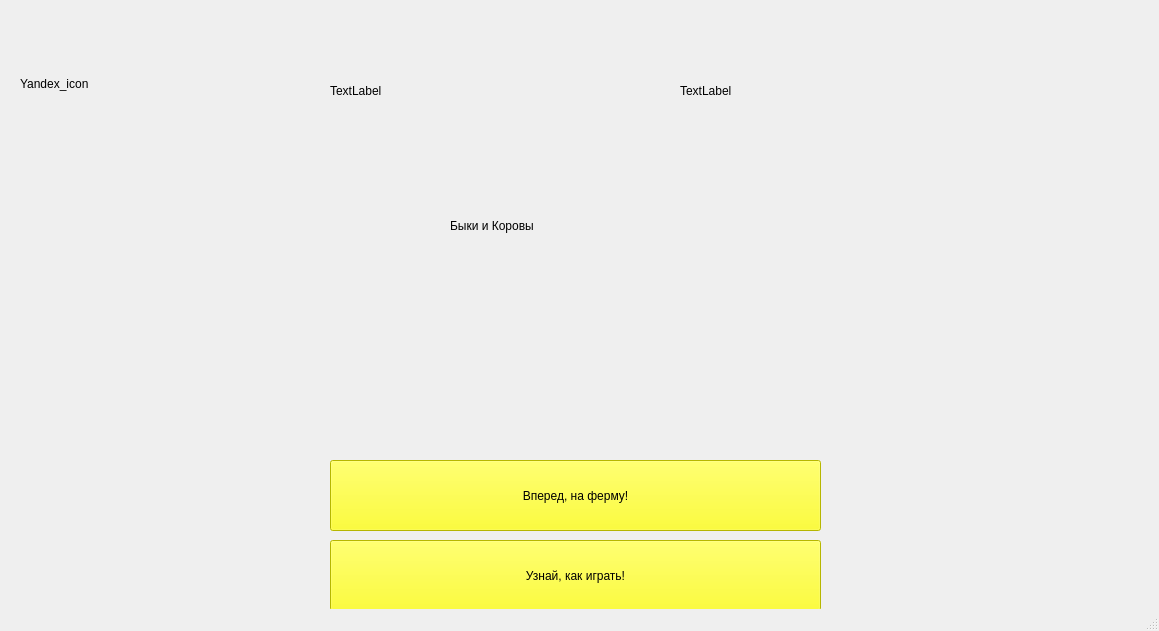
<?xml version="1.0" encoding="UTF-8"?>
<ui version="4.0">
 <class>menu_window</class>
 <widget class="QMainWindow" name="menu_window">
  <property name="geometry">
   <rect>
    <x>0</x>
    <y>0</y>
    <width>1159</width>
    <height>631</height>
   </rect>
  </property>
  <property name="windowTitle">
   <string>MainWindow</string>
  </property>
  <property name="autoFillBackground">
   <bool>false</bool>
  </property>
  <property name="styleSheet">
   <string notr="true"/>
  </property>
  <property name="animated">
   <bool>true</bool>
  </property>
  <widget class="QWidget" name="centralwidget">
   <widget class="QPushButton" name="play_btn">
    <property name="geometry">
     <rect>
      <x>330</x>
      <y>460</y>
      <width>491</width>
      <height>71</height>
     </rect>
    </property>
    <property name="styleSheet">
     <string notr="true">background-color: rgb(255, 255, 0);
font: 16pt &quot;Comic Sans MS&quot;;</string>
    </property>
    <property name="text">
     <string>Вперед, на ферму!</string>
    </property>
   </widget>
   <widget class="QPushButton" name="how_to_play_btn">
    <property name="geometry">
     <rect>
      <x>330</x>
      <y>540</y>
      <width>491</width>
      <height>71</height>
     </rect>
    </property>
    <property name="styleSheet">
     <string notr="true">background-color: rgb(255, 255, 0);
font: 16pt &quot;Comic Sans MS&quot;;</string>
    </property>
    <property name="text">
     <string>Узнай, как играть!</string>
    </property>
   </widget>
   <widget class="QLabel" name="Yandex_icon">
    <property name="geometry">
     <rect>
      <x>20</x>
      <y>20</y>
      <width>128</width>
      <height>128</height>
     </rect>
    </property>
    <property name="text">
     <string>Yandex_icon</string>
    </property>
   </widget>
   <widget class="QLabel" name="bull_img">
    <property name="geometry">
     <rect>
      <x>330</x>
      <y>20</y>
      <width>141</width>
      <height>141</height>
     </rect>
    </property>
    <property name="text">
     <string>TextLabel</string>
    </property>
   </widget>
   <widget class="QLabel" name="cow_img">
    <property name="geometry">
     <rect>
      <x>680</x>
      <y>20</y>
      <width>141</width>
      <height>141</height>
     </rect>
    </property>
    <property name="text">
     <string>TextLabel</string>
    </property>
   </widget>
   <widget class="QLabel" name="label_3">
    <property name="geometry">
     <rect>
      <x>450</x>
      <y>190</y>
      <width>261</width>
      <height>71</height>
     </rect>
    </property>
    <property name="styleSheet">
     <string notr="true">font: 87 22pt &quot;Arial Black&quot;;</string>
    </property>
    <property name="text">
     <string>Быки и Коровы</string>
    </property>
   </widget>
   <widget class="QLabel" name="background_menu">
    <property name="geometry">
     <rect>
      <x>-10</x>
      <y>-20</y>
      <width>1261</width>
      <height>671</height>
     </rect>
    </property>
    <property name="text">
     <string/>
    </property>
   </widget>
   <zorder>background_menu</zorder>
   <zorder>play_btn</zorder>
   <zorder>how_to_play_btn</zorder>
   <zorder>Yandex_icon</zorder>
   <zorder>bull_img</zorder>
   <zorder>cow_img</zorder>
   <zorder>label_3</zorder>
  </widget>
  <widget class="QStatusBar" name="statusbar"/>
 </widget>
 <resources/>
 <connections/>
</ui>
